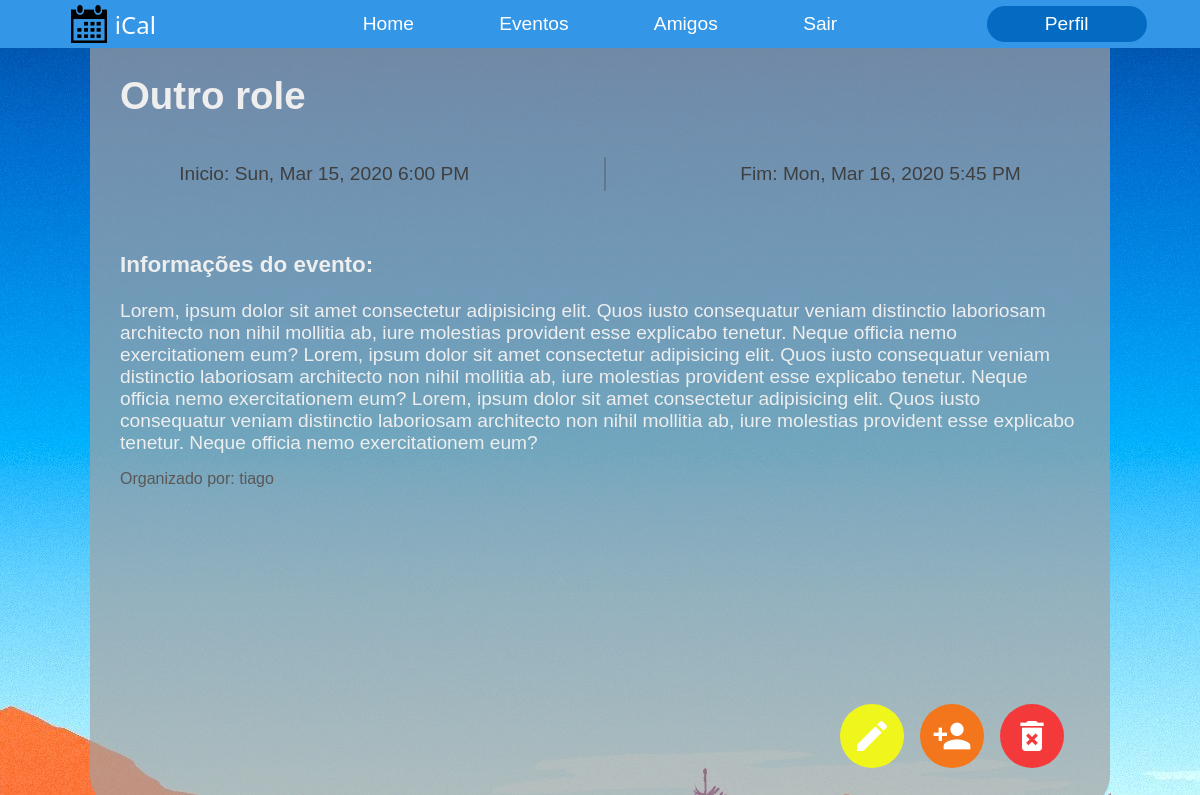
Before: /event/3 (signed in) with the older database file.
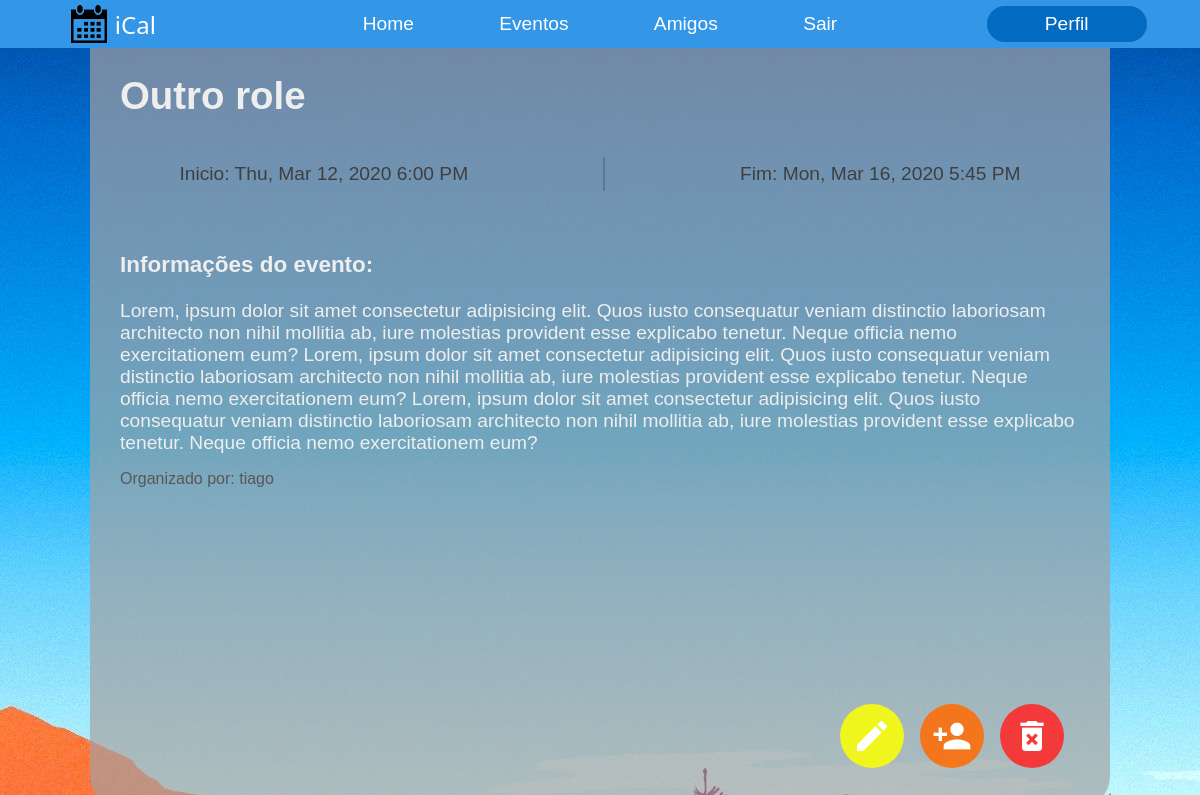
After: the same page with the newer database file.
### app/models.py (models this page shows, shortened)
class Event(db.Model):
    id = db.Column(db.Integer, primary_key = True)
    title = db.Column(db.String(32), nullable = False)
    description = db.Column(db.String(128))
    date_start = db.Column(db.DateTime, index = True, nullable=False)
    date_end = db.Column(db.DateTime, nullable=False)
    event_owner = db.Column(db.Integer, db.ForeignKey('user.id') )

### app/routes.py (the view)
@app.route('/event/<event_id>')
@login_required
def event_view(event_id):
    event = Event.query.filter_by(id=event_id).first_or_404()
    user = User.query.filter_by(id = event.event_owner).first()
    dateNow = datetime.now()
    friends = friendList(current_user.id)
    return render_template('event_view.html', event=event, user=user, dateNow = dateNow, friends = friends)

### app/models.py (called while the page is built)
@login.user_loader
def load_user(id):
    return User.query.get(int(id))

### app/routes.py (called while the page is built)
def friendList( user_id):
    rel_u1 = RelationUsers.query.filter_by(user1 = user_id).all()
    rel_u2 = RelationUsers.query.filter_by(user2 = user_id).all()
    f1 = []
    f2 = []
    for i in rel_u1:
        f1 += [User.query.filter_by(id = i.user2).first()]
    for j in rel_u2:
        f2 += [User.query.filter_by(id = j.user1).first()]
    friends = f1 + f2
    return friends

### app/templates/event_view.html (shortened to what this page needs)
{%  extends "layout.html"   %}
{%  block content   %}
<h1> {{event.title}}</h1>
{%  if event.date_end >  dateNow    %}
<div class = "event_info_banner">
    <p> Inicio: {{ moment(event.date_start).format('llll')}}</p>
    <div id="separate_line"></div>
    <p> Fim: {{ moment(event.date_end).format('llll')}}</p>
</div>
<h3> Informações do evento: </h3>
<div class = "event_info_descript">
    {{event.description}}
</div>
    <p id="organised_p"> Organizado por: {{user.username}}</p>
{%  if current_user.id == user.id %}
<div id = "editor_menu">
    <a class = "event_button" id="editor_button" href="/edit/{{event.id}}"><i class="material-icons editor_icons">mode_edit</i></a>
    <a class = "event_button" id="invite_button" onclick="showFriends()"><i class="material-icons editor_icons">person_add</i></a>
    <a class = "event_button" id="cancel_button" href="/delete/{{event.id}}"><i class="material-icons editor_icons">delete_forever</i></a>
</div>
{%  endif   %}
{%  endif   %}
{%  endblock    %}

Changed rows visible on the page:
changed Event "Outro role": date_start "Sun, Mar 15, 2020 6:00 PM" → "Thu, Mar 12, 2020 6:00 PM"
